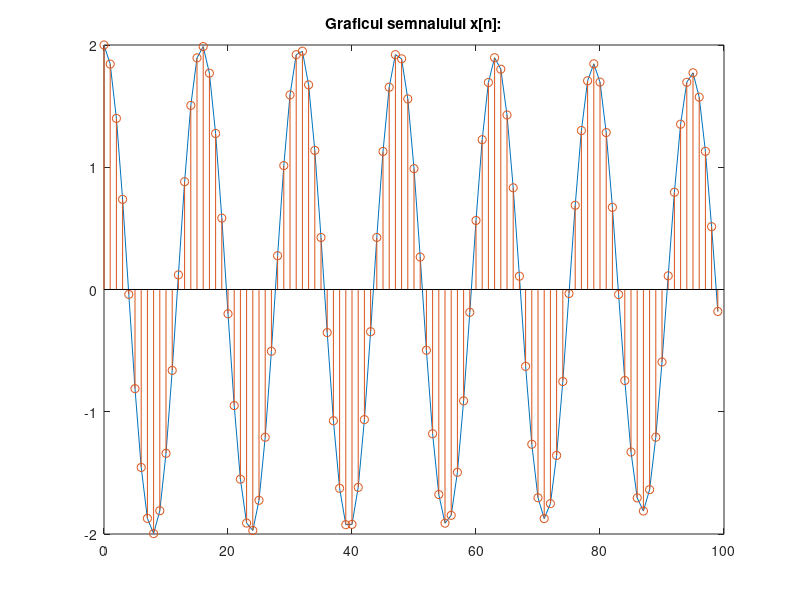
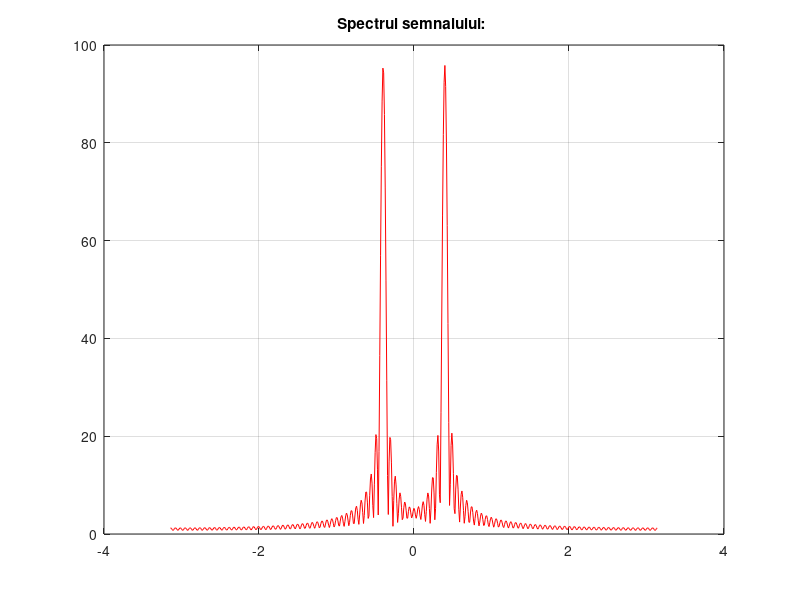
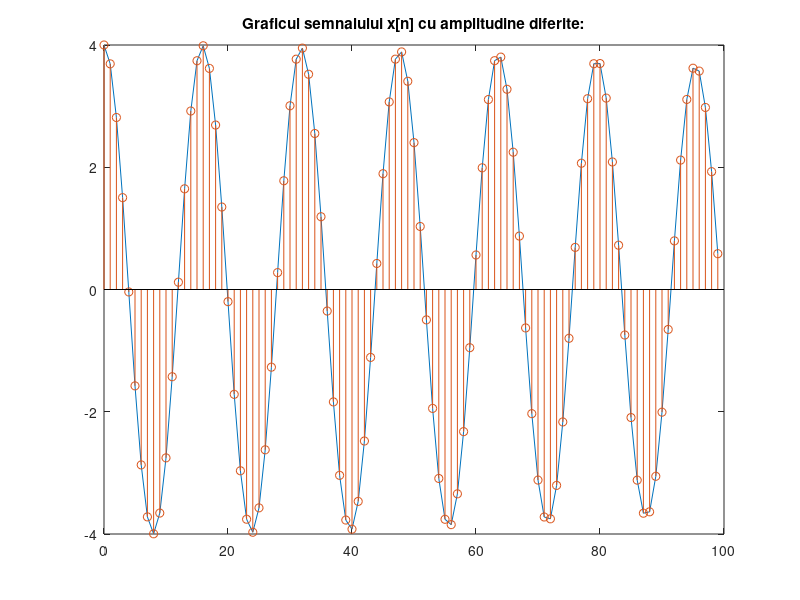
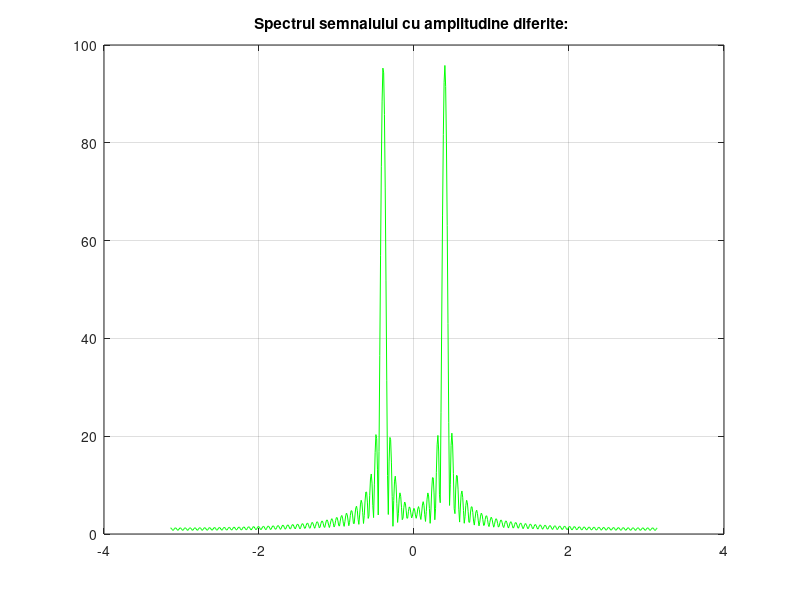

The MATLAB source for these figures, in order:
%trebuie sa alegem frecvente foarte aproape una de alta a.i diferenta lor
%sa fie 0.01, asa ca o sa iau w_2 sa fie pi/8 + 0.01, si din asta rezulta
%w_1 care este 0.01 mai mica decat w_2
%repetam pasi de la pct a,b,c

N = 100;
n = 0:N-1;
nr = 3;
w_1 = pi/8;
w_2 = pi/8 + 0.01;

x_n = cos(w_1 * n) + cos(w_2 * n);

figure;
plot(n, x_n);
hold on;
stem(n, x_n);
title('Graficul semnalului x[n]:');
hold off;

p = 2*pi/w_1;

w = -pi:.01:pi; %alegem grila de frecvente

X = freqz(x_n, 1, w); %facem TF a semnalului

figure;
plot(w, abs(X), 'r');
grid on;
title('Spectrul semnalului: ');

x = nr * cos(w_1 * n) + cos(w_2 * n);

figure;
plot(n, x);
hold on;
stem(n, x);
title('Graficul semnalului x[n] cu amplitudine diferite:');
hold off;

X = freqz(x_n, 1, w); %facem TF a semnalului

figure;
plot(w, abs(X), 'g');
grid on;
title('Spectrul semnalului cu amplitudine diferite: ');

%daca luam doua frecvente foarte aproape una de alta suma semnalele
%raspunda ca si cum este un singur semnal sinusoidal real,
%graficul in real difera in functie de amplitudinea sinusoidei iar
%spectrul nu difera si cand difera amplitudine, deci este in fiecare
%data identic